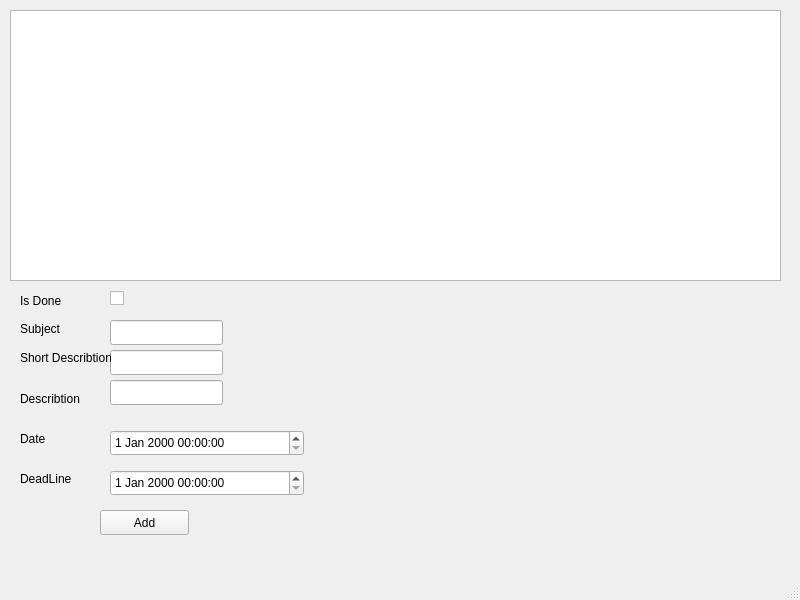
<?xml version="1.0" encoding="UTF-8"?>
<ui version="4.0">
 <class>MainWindow</class>
 <widget class="QMainWindow" name="MainWindow">
  <property name="geometry">
   <rect>
    <x>0</x>
    <y>0</y>
    <width>800</width>
    <height>600</height>
   </rect>
  </property>
  <property name="windowTitle">
   <string>MainWindow</string>
  </property>
  <widget class="QWidget" name="centralwidget">
   <widget class="QTableView" name="table_view">
    <property name="geometry">
     <rect>
      <x>10</x>
      <y>10</y>
      <width>771</width>
      <height>271</height>
     </rect>
    </property>
   </widget>
   <widget class="QPushButton" name="add_button">
    <property name="geometry">
     <rect>
      <x>100</x>
      <y>510</y>
      <width>89</width>
      <height>25</height>
     </rect>
    </property>
    <property name="text">
     <string>Add</string>
    </property>
   </widget>
   <widget class="QLabel" name="label_2">
    <property name="geometry">
     <rect>
      <x>20</x>
      <y>290</y>
      <width>81</width>
      <height>21</height>
     </rect>
    </property>
    <property name="text">
     <string>Is Done</string>
    </property>
   </widget>
   <widget class="QLabel" name="label_3">
    <property name="geometry">
     <rect>
      <x>20</x>
      <y>320</y>
      <width>67</width>
      <height>17</height>
     </rect>
    </property>
    <property name="text">
     <string>Subject</string>
    </property>
   </widget>
   <widget class="QLabel" name="label_4">
    <property name="geometry">
     <rect>
      <x>20</x>
      <y>390</y>
      <width>67</width>
      <height>17</height>
     </rect>
    </property>
    <property name="text">
     <string>Describtion</string>
    </property>
   </widget>
   <widget class="QLabel" name="label_5">
    <property name="geometry">
     <rect>
      <x>20</x>
      <y>430</y>
      <width>67</width>
      <height>17</height>
     </rect>
    </property>
    <property name="text">
     <string>Date</string>
    </property>
   </widget>
   <widget class="QLineEdit" name="subject">
    <property name="geometry">
     <rect>
      <x>110</x>
      <y>320</y>
      <width>113</width>
      <height>25</height>
     </rect>
    </property>
   </widget>
   <widget class="QLineEdit" name="description">
    <property name="geometry">
     <rect>
      <x>110</x>
      <y>380</y>
      <width>113</width>
      <height>25</height>
     </rect>
    </property>
   </widget>
   <widget class="QDateTimeEdit" name="dt">
    <property name="geometry">
     <rect>
      <x>110</x>
      <y>430</y>
      <width>194</width>
      <height>26</height>
     </rect>
    </property>
   </widget>
   <widget class="QLineEdit" name="description_short">
    <property name="geometry">
     <rect>
      <x>110</x>
      <y>350</y>
      <width>113</width>
      <height>25</height>
     </rect>
    </property>
   </widget>
   <widget class="QLabel" name="label_6">
    <property name="geometry">
     <rect>
      <x>20</x>
      <y>350</y>
      <width>91</width>
      <height>16</height>
     </rect>
    </property>
    <property name="text">
     <string>Short Describtion</string>
    </property>
   </widget>
   <widget class="QDateTimeEdit" name="deadline">
    <property name="geometry">
     <rect>
      <x>110</x>
      <y>470</y>
      <width>194</width>
      <height>26</height>
     </rect>
    </property>
   </widget>
   <widget class="QLabel" name="label_12">
    <property name="geometry">
     <rect>
      <x>20</x>
      <y>470</y>
      <width>67</width>
      <height>17</height>
     </rect>
    </property>
    <property name="text">
     <string>DeadLine</string>
    </property>
   </widget>
   <widget class="QCheckBox" name="is_done">
    <property name="geometry">
     <rect>
      <x>110</x>
      <y>290</y>
      <width>70</width>
      <height>17</height>
     </rect>
    </property>
    <property name="text">
     <string/>
    </property>
   </widget>
  </widget>
  <widget class="QMenuBar" name="menubar">
   <property name="geometry">
    <rect>
     <x>0</x>
     <y>0</y>
     <width>800</width>
     <height>21</height>
    </rect>
   </property>
  </widget>
  <widget class="QStatusBar" name="statusbar"/>
 </widget>
 <resources/>
 <connections/>
</ui>
